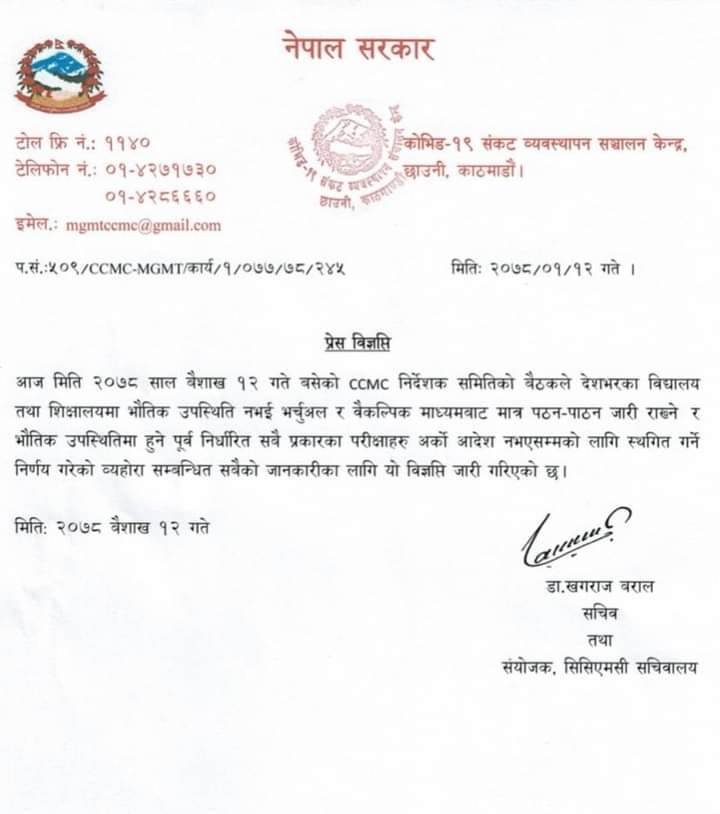
#> input picture images/sample.jpg, 720 x 814 px
$ python -i ocr_service.py   (imports and definitions only)
#> lines starting #> are read from the running program, lines starting #| are printed output that depends on the picture; after the words box and inside, x2 and y2 are one past the last pixel; in counts of white or black regions, pixels touching at a corner belong together
#> further down, picture is the input picture: PIL image 720x814 RGB; mean R, G, B 244.8, 244, 244.4
import time
import cv2
import pytesseract
import numpy as np

from PIL import Image
from PIL import ImageDraw

from .config import OCR_LANGUAGES


# WINDOWS ONLY
# Uncomment and update if needed

# pytesseract.pytesseract.tesseract_cmd = (
#     r"C:\Program Files\Tesseract-OCR\tesseract.exe"
# )


class NepaliOCRService:
    def __init__(self):
        self.languages = OCR_LANGUAGES

    def preprocess_image(self, image: Image.Image):
        image = image.convert("RGB")

        img_np = np.array(image)

        gray = cv2.cvtColor(
            img_np,
            cv2.COLOR_RGB2GRAY
        )

        gray = cv2.GaussianBlur(
            gray,
            (3, 3),
            0
        )

        thresh = cv2.threshold(
            gray,
            0,
            255,
            cv2.THRESH_BINARY + cv2.THRESH_OTSU
        )[1]
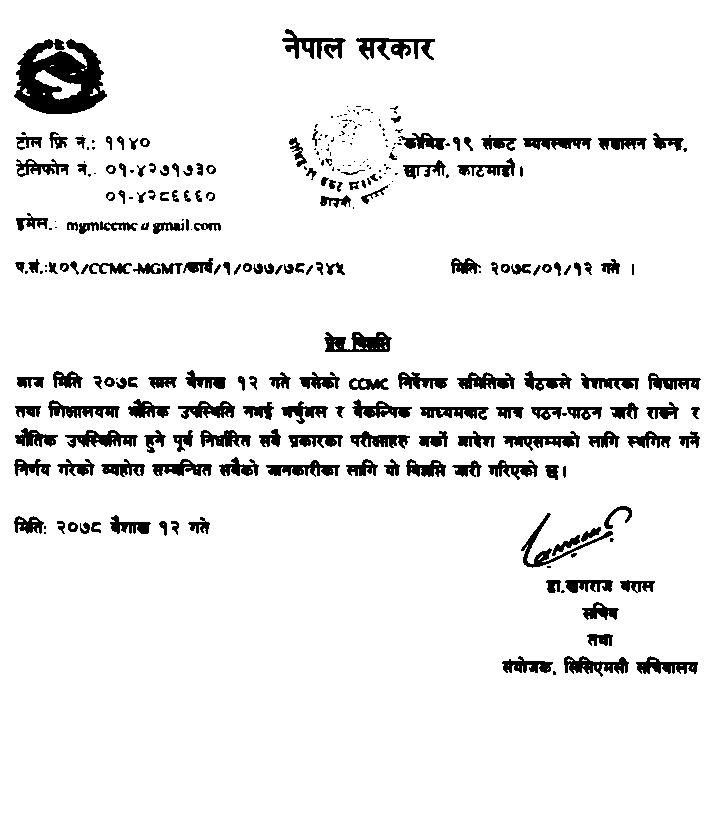
#> thresh: shape (814, 720); 92.6% white; 287 black regions (108 under 20 px), largest, box (x1, y1, x2, y2) and area: (14, 39, 107, 114) 4373, (324, 332, 392, 352) 916, (356, 38, 435, 60) 894

        return thresh

    # [59 lines left out: function extract_text, not called in this run]

>>> from PIL import Image
>>> picture = Image.open('../images/sample.jpg')
>>> result = NepaliOCRService().preprocess_image(picture)
